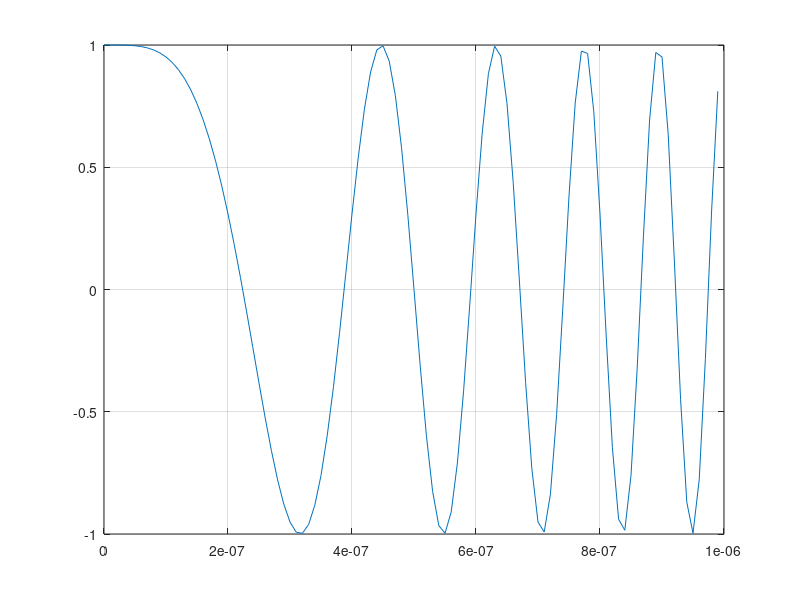
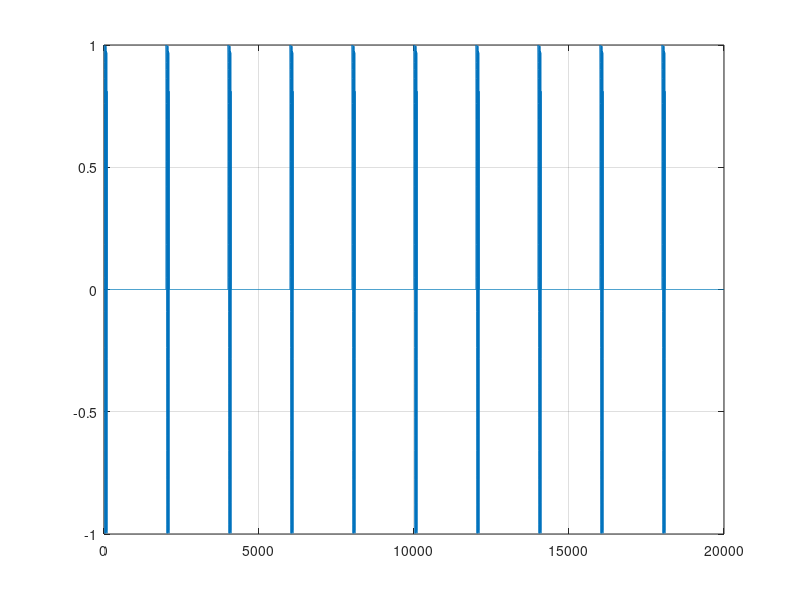

MATLAB code to generate these figures, in order:
close all
clear
%--------------------------ЛЧМ через exp----------------------------------%
 
A = 1; %амплитуда сигнала
fs = 1e8;%частота дискретизации 
tau_imp = 1e-6;%длина импульса 
T_imp = 20e-6;%период импульса 
n_inmp = 10; %число повторений импульсов 

%-----Цикл генрации импульса в cpp-----%
t=0:1/fs:tau_imp-1/fs;%градуировка 
d_f = 1e7; % девиация частоты
f_n = 0; % несущая частота 
s_t = A*exp(1i*(2*pi*f_n.*t + 2*pi*d_f.*t.^2./(2*tau_imp))); 
%Применена изветсная формула W = wt + at^2/2*tau (с уточнением на то что 
%прменяем формулу на интерваое импульса )
figure; 
plot(t,s_t);
grid on
%-------------------------------------%


s_t_n= [s_t zeros(1,round(fs*T_imp)-length(s_t))];
%добавление нулей в соответсвии с периодом и длинной импульса 


s_t_p= repmat(s_t_n,1,n_inmp); %уcтановка числа повторений 
figure;

t_new = 0:1:(length(s_t_p)-1);
plot(t_new,s_t_p);
grid on


%спектр 
%Fft_S=abs(fft(s_t_p,fs));% Амплитуды преобразования Фурье сигнала
%Fft_S=2*Fft_S./fs;% Нормировка спектра по амплитуде
%F=0:1:fs/2-1/fs;% Массив частот вычисляемого спектра Фурье
%figure;
%plot(F,Fft_S(1:length(F)));% Построение спектра Фурье сигнала
%grid on;

%-----------------------ЛЧМ через cos-------------------------------------%
%A*cos(2*pi*f_n.*t + 2*pi*d_f.*t.^2./(2*tau_imp));
%Оставил чсито для самопроверки 